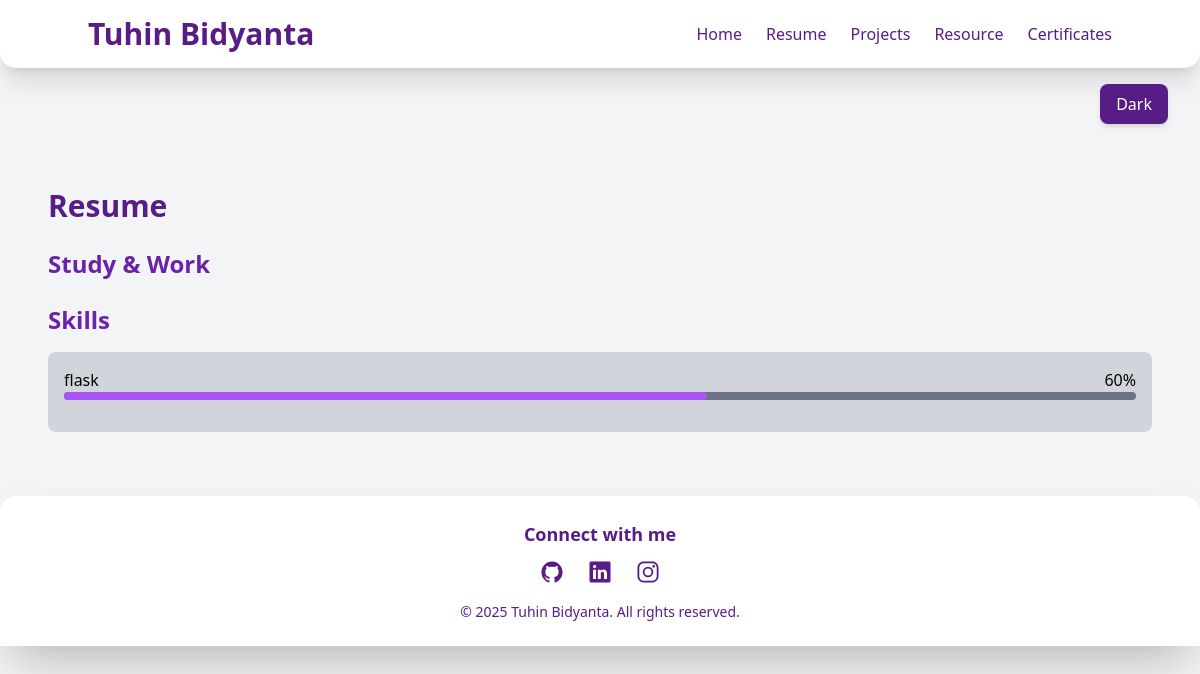
The app's page /about, older data.
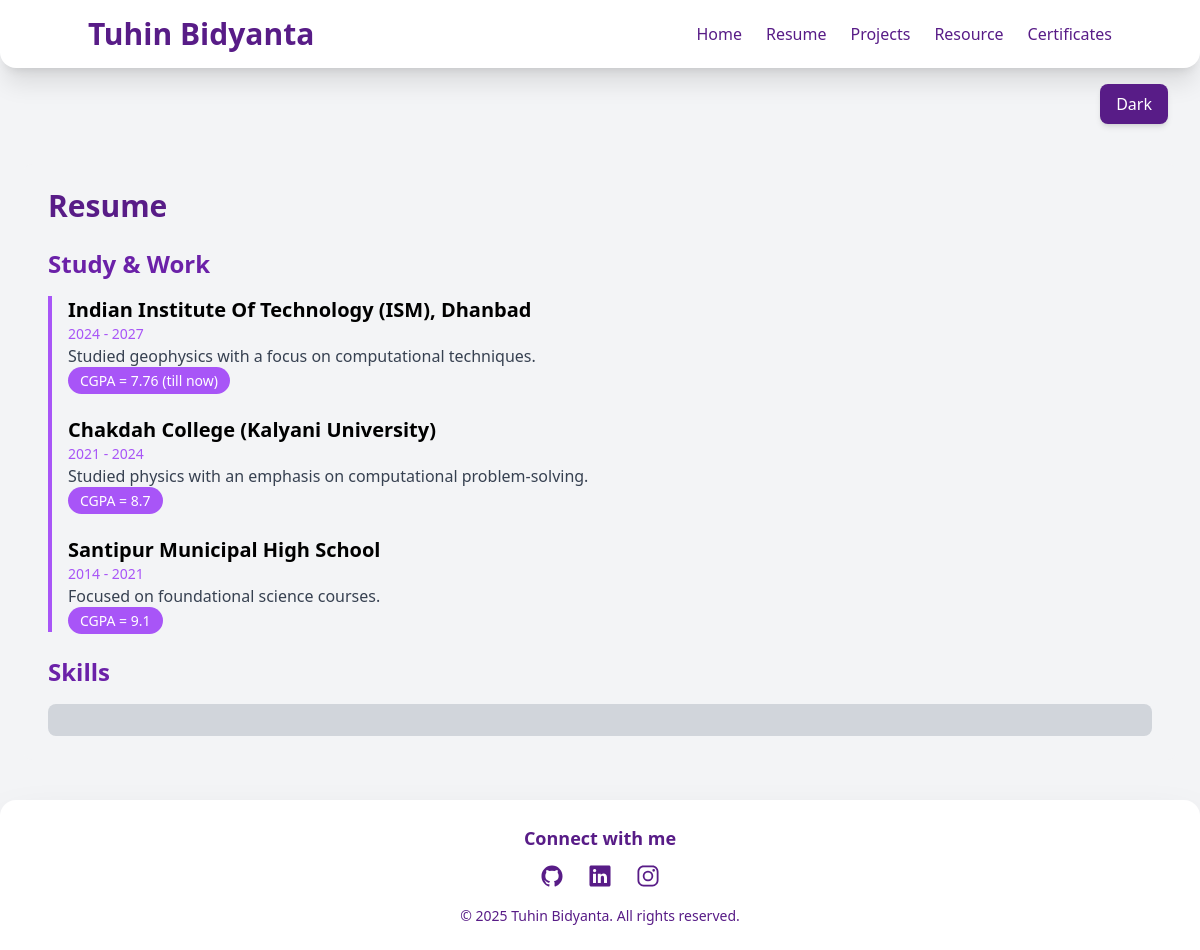
The same page, newer data.
### app.py (models this page shows)
class Skill(db.Model):
    id = db.Column(db.Integer, primary_key=True)
    title = db.Column(db.String(200), nullable=False)
    complete = db.Column(db.String(50), nullable=False)

class Study(db.Model):
    id = db.Column(db.Integer, primary_key=True)
    institute = db.Column(db.String(200),nullable = False)
    time = db.Column(db.String(50),nullable = False)
    desc = db.Column(db.String(200),nullable = False)
    cgpa = db.Column(db.String(20),nullable = False)

### app.py (the view)
@app.route('/about')
def about():
    study = Study.query.all()
    skill = Skill.query.all()
    return render_template('about.html',skill= skill,study = study)

### templates/about.html
{% extends 'base.html' %}
{% block about %}
<div class="max-w-6xl mx-auto p-6 bg-gray-100 dark:bg-gray-900  rounded-lg mt-10">
    <div class="flex justify-between items-center">
        <h1 class="text-3xl font-bold text-purple-900 dark:text-purple-300">Resume</h1>
    </div>
    <div class="mt-6">
        <h2 class="text-2xl font-semibold text-purple-800 dark:text-purple-400">Study & Work </h2>
        <div class="mt-4 border-l-4 border-purple-500 pl-4">
            {% for i in study | reverse %}
            <div class="mb-6">
                <h3 class="text-xl font-semibold">{{i.institute}}</h3>
                <p class="text-sm text-purple-500">{{i.time}}</p>
                <p class="text-gray-700 dark:text-gray-300">{{i.desc}}</p>
                <span class="mt-2 px-3 py-1 bg-purple-500 text-white rounded-full text-sm">CGPA = {{i.cgpa}}</span>
            </div>
            {% endfor %}
        </div>
    </div>
    <div class="mt-6">
        <h2 class="text-2xl font-semibold text-purple-800 dark:text-purple-400">Skills</h2>
        <div class="mt-4 bg-gray-300 dark:bg-purple-900 p-4 rounded-lg">
            {% for skill in skill%}
            <div class="mb-4">
                <p>{{skill.title}} <span class="float-right">{{skill.complete}}%</span></p>
                <div class="w-full bg-gray-500 rounded-full h-2">
                    <div class="bg-purple-500 h-2 rounded-full" style="width: {{skill.complete}}%;"></div>
                </div>
            </div>
            {% endfor %}
        </div>
    </div>
</div>
{% endblock %}

Row changes from the older to the newer data that the page shows:
removed Skill: title "flask", complete "60"
added Study: institute "Indian Institute Of Technology (ISM), Dhanbad", time "2024 - 2027", desc "Studied geophysics with a focus on computational techniques.", cgpa "7.76 (till now)"
added Study: institute "Chakdah College (Kalyani University)", time "2021 - 2024", desc "Studied physics with an emphasis on computational problem-solving.", cgpa "8.7"
added Study: institute "Santipur Municipal High School", time "2014 - 2021", desc "Focused on foundational science courses.", cgpa "9.1"
